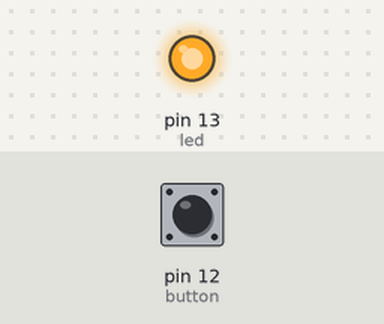
The sketch below on a simulated Arduino Uno, built with avr-gcc and run on an emulated ATmega328P. Shown: output pins drawn as LEDs (lit = HIGH). The inputs (shaded band) are chosen by the test bench; at power-on: pin 12 (button) LOW.

Above: at 1.2 s.
1.3 s: pin 12 (button) pulled HIGH for 0.15 s
At 1.37 s:
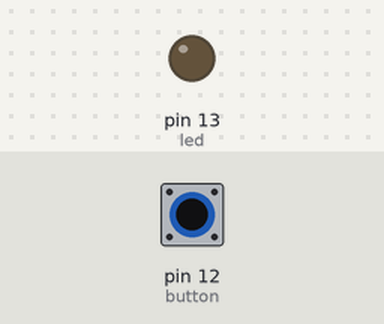
2.9 s: pin 12 (button) pulled HIGH for 3.2 s
At 7.2 s:
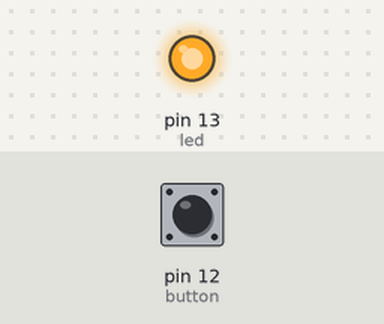
Timing chart, 0 to 8.7 s (numbered marks = the images above; inputs shaded):
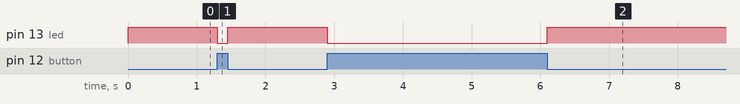

Measured:
- after the input at 1.3 s, pin 13 (led): HIGH → LOW at once, → HIGH 0.15 s later
- after the input at 2.9 s, pin 13 (led): HIGH → LOW at once, → HIGH 3.2 s later

The sketch:

Switch.ino
```cpp
const int button=12,led=13;
int logic_state=0;
void setup()
{
	pinMode(button, INPUT);
	pinMode(led, OUTPUT);
}
void loop()
{
	logic_state=digitalRead(button);
	if(logic_state==1)
	{
		digitalWrite(led, 0);
	}
	else
	{
		digitalWrite(led, 1);
	}
}
```
